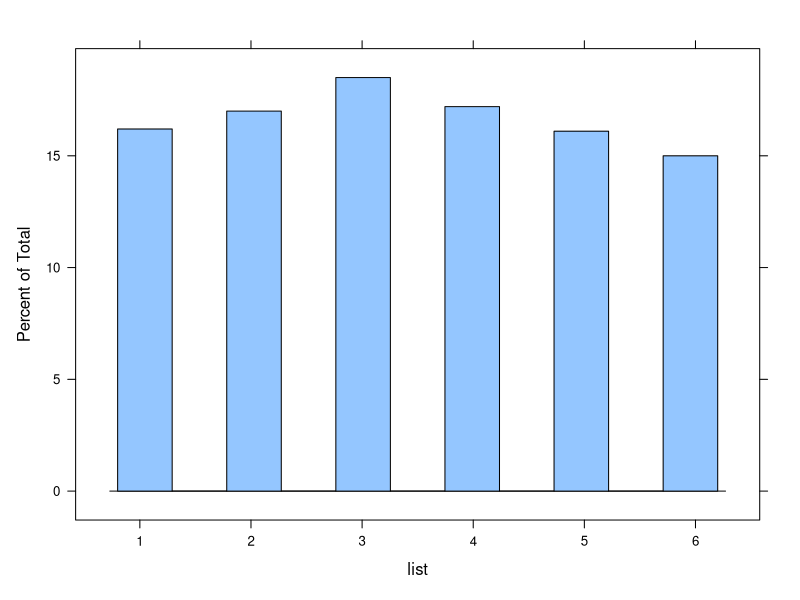

Recreate this plot in R.
## ---- chunk 1
knitr::opts_chunk$set(message = FALSE)
## ---- chunk 2
n = 1000
x = runif(n = n, 0, 10)
e = rnorm(n=100, mean = 0, sd = 1)
y = 2+3*x + e
## ---- chunk 3
lm(y~x)
## ---- chunk 4
n = 1000
x_1 = runif(n = n, 0, 10)
x_2 = runif(n = n, 0, 10)
e = rnorm(n=100, mean = 0, sd = 2)
y = 2+3*x_1+4*x_2+e

lm(y~x_1)
lm(y~x_2)

# The linear model fits the data fairly well, because the generated coefficients from the model are x1=2.798 and x2=3.886, where the final model's data has coefficients of 3x1 and 4x2, so they are close to being the same.
## ---- chunk 5
n = 1000
list <- sample(6, n, replace = TRUE)

library(lattice)
mean(list)
histogram(list)
## ---- chunk 6
n = 1000
x = runif(n = n, -1, 1)
list_x <- x
## ---- chunk 7
n = 1000
y = runif(n = n, -1, 1)
list_y <- y
## ---- chunk 8
z <- sum(x^2 + y^2 < 1|x^2 + y^2 == 1)
## ---- chunk 9
4*(z/1000)
## ---- chunk 10
n = 10000
x2 = runif(n = n, -1, 1)

n = 1000
y2 = runif(n = n, -1, 1)

z2 <- sum(x2^2 + y2^2 < 1|x2^2 + y2^2 == 1)

4*(z2/10000)
